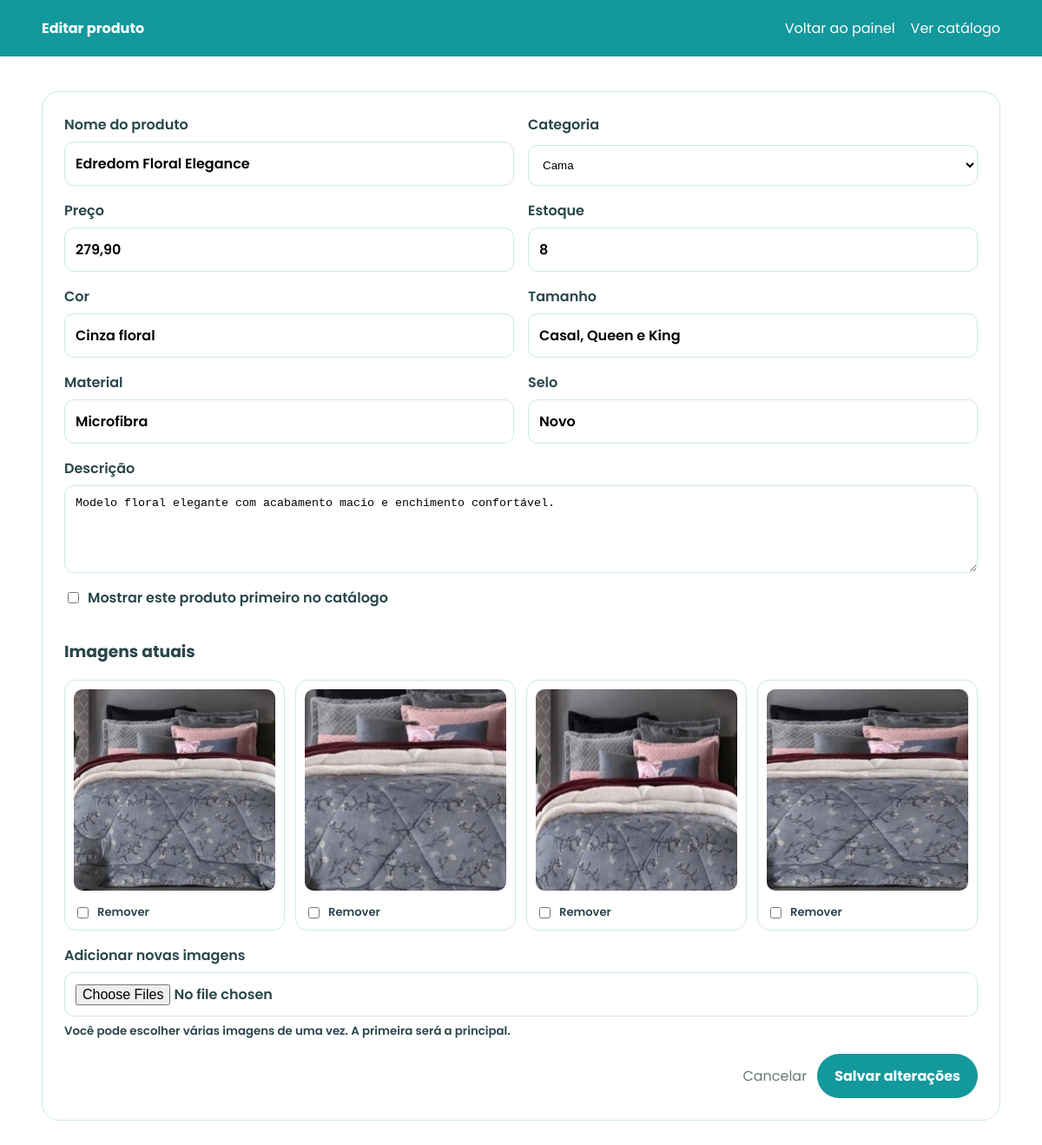
Page /admin/produtos/2/editar (signed in) on the committed database.
### tables this page shows
CREATE TABLE produtos (
            id INTEGER PRIMARY KEY AUTOINCREMENT,
            nome TEXT NOT NULL,
            categoria TEXT NOT NULL,
            preco REAL NOT NULL,
            descricao TEXT NOT NULL,
            slug_imagem TEXT NOT NULL,
            cor TEXT,
            tamanho TEXT,
            material TEXT,
            estoque INTEGER DEFAULT 0,
            selo TEXT,
            imagens TEXT NOT NULL
        , destaque INTEGER DEFAULT 0, criado_em DATETIME, atualizado_em DATETIME);

### catalogo_margarida_maria_v4_final_completo/app.py (the view, shortened to what this page needs)
@app.route(
    "/admin/produtos/<int:produto_id>/editar",
    methods=["GET", "POST"]
)
@login_obrigatorio
def editar_produto(produto_id):
    with conectar() as con:
        produto = con.execute(
            "SELECT * FROM produtos WHERE id = ?",
            (produto_id,)
        ).fetchone()
    if produto is None:
        flash("Produto não encontrado.", "erro")
        return redirect(url_for("admin"))
    try:
        imagens_atuais = json.loads(produto["imagens"] or "[]")
    except json.JSONDecodeError:
        imagens_atuais = []
    return render_template(
        "produto_form.html",
        produto=produto,
        imagens=imagens_atuais
    )

### catalogo_margarida_maria_v4_final_completo/app.py (called while the page is built)
def conectar():
    conexao = sqlite3.connect(DB_PATH)
    conexao.row_factory = sqlite3.Row
    return conexao

def login_obrigatorio(func):
    @wraps(func)
    def wrapper(*args, **kwargs):
        if not session.get("admin"):
            flash("Faça login para acessar o painel.", "erro")
            return redirect(url_for("login"))
        return func(*args, **kwargs)
    return wrapper

### templates/produto_form.html (shortened to what this page needs)
{% extends "base.html" %}
{% block conteudo %}
<header class="admin-head">
  <div class="container">
    <b>
      {% if produto %}Editar produto{% else %}Novo produto{% endif %}
    </b>
    <div>
      <a href="{{ url_for('admin') }}">Voltar ao painel</a>
      <a href="{{ url_for('inicio') }}">Ver catálogo</a>
    </div>
  </div>
</header>
<main class="container admin-page">
  <section class="admin-card">
    <form method="post" enctype="multipart/form-data" class="product-form">
      <label>
        Nome do produto
        <input
          name="nome"
          value="{{ produto['nome'] if produto else '' }}"
          required
        >
      </label>
      <label>
        Categoria
        <select name="categoria" required>
          {% for categoria in ["Cama", "Mesa", "Banho", "Infantil", "Cozinha"] %}
            <option
              value="{{ categoria }}"
              {% if produto and produto['categoria'] == categoria %}selected{% endif %}
            >
              {{ categoria }}
            </option>
          {% endfor %}
        </select>
      </label>
      <label>
        Preço
        <input
          name="preco"
          value="{{ ('%.2f'|format(produto['preco'])|replace('.', ',')) if produto else '' }}"
          placeholder="129,90"
          required
        >
      </label>
      <label>
        Estoque
        <input
          name="estoque"
          type="number"
          min="0"
          value="{{ produto['estoque'] if produto else 0 }}"
          required
        >
      </label>
      <label>
        Cor
        <input name="cor" value="{{ produto['cor'] if produto else '' }}">
      </label>
      <label>
        Tamanho
        <input name="tamanho" value="{{ produto['tamanho'] if produto else '' }}">
      </label>
      <label>
        Material
        <input name="material" value="{{ produto['material'] if produto else '' }}">
      </label>
      <label>
        Selo
        <input
          name="selo"
          value="{{ produto['selo'] if produto else '' }}"
          placeholder="Novo, Oferta, Destaque..."
        >
      </label>
      <label class="full">
        Descrição
        <textarea name="descricao" rows="5" required>{{ produto['descricao'] if produto else '' }}</textarea>
      </label>
      <label class="full checkbox-label">
        <input
          type="checkbox"
          name="destaque"
        >
        Mostrar este produto primeiro no catálogo
      </label>
      {% if imagens %}
        <div class="full">
          <h3>Imagens atuais</h3>
          <div class="current-images">
            {% for imagem in imagens %}
              <label class="current-image">
                <img
                  src="{{ url_for('static', filename='img/produtos/' + imagem) }}"
                  alt=""
                >
                <span>
                  <input
                    type="checkbox"
                    name="remover_imagens"
                    value="{{ imagem }}"
                  >
                  Remover
                </span>
              </label>
            {% endfor %}
          </div>
        </div>
      {% endif %}
      <label class="full">
        {% if produto %}
          Adicionar novas imagens
        {% else %}
          Imagens do produto
        {% endif %}
        <input
          type="file"
          name="imagens"
          accept=".png,.jpg,.jpeg,.webp"
          multiple
        >
        <small>
          Você pode escolher várias imagens de uma vez. A primeira será a principal.
        </small>
      </label>
      <div class="full form-actions">
        <a href="{{ url_for('admin') }}">Cancelar</a>
        <button type="submit">
          {% if produto %}Salvar alterações{% else %}Cadastrar produto{% endif %}
        </button>
      </div>
    </form>
  </section>
</main>
{% endblock %}

### catalogo_margarida_maria_v4_final_completo/static/css/style.css (style rules this page uses)
:root { --turq:#13989c;--turq2:#7dcbd2;--rose:#efb9be;--rose2:#fff1f2;--white:#fff;--text:#29464a;--gray:#6d7778;--line:#cfe8e9;--shadow:0 18px 55px rgba(18,91,94,.13) }
* { box-sizing:border-box }
html { scroll-behavior:smooth }
body { margin:0;font-family:Poppins,sans-serif;color:var(--text);background:#fff }
a { text-decoration:none;color:inherit }
button,input { font:inherit }
.container { width:min(1220px,92%);margin:auto }
.admin-head { background:var(--turq);color:#fff }
.admin-head .container { display:flex;justify-content:space-between;padding:20px 0 }
.admin-head .container div { display:flex;gap:18px }
.admin-page { padding:40px 0 }
.admin-card { border:1px solid var(--line);border-radius:20px;padding:25px;margin-bottom:24px }
.product-form { display:grid; grid-template-columns:repeat(2,1fr); gap:16px; }
.product-form label { display:grid; gap:7px; font-weight:600; }
.product-form input, .product-form select, .product-form textarea { width:100%; border:1px solid var(--line); border-radius:11px; padding:12px; background:#fff; }
.product-form textarea { resize:vertical; }
.product-form .full { grid-column:1/-1; }
.checkbox-label { display:flex!important; grid-template-columns:auto 1fr!important; align-items:center; }
.checkbox-label input { width:auto; }
.current-images { display:grid; grid-template-columns:repeat(4,1fr); gap:12px; }
.current-image { border:1px solid var(--line); border-radius:14px; padding:10px; }
.current-image img { width:100%; aspect-ratio:1; object-fit:cover; border-radius:10px; }
.current-image span { display:flex; align-items:center; gap:7px; margin-top:8px; font-size:.82rem; }
.current-image input { width:auto; }
.form-actions { display:flex!important; justify-content:flex-end; align-items:center; gap:12px; }
.form-actions a { color:var(--gray); }
.form-actions button { border:0; background:var(--turq); color:#fff; padding:13px 20px; border-radius:999px; font-weight:700; cursor:pointer; }

### rows in the picture
produtos: nome "Edredom Floral Elegance", categoria "Cama", preco "279,90", estoque "8", cor "Cinza floral", tamanho "Casal, Queen e King", material "Microfibra", selo "Novo", descricao "Modelo floral elegante com acabamento macio e enchimento confortável."
